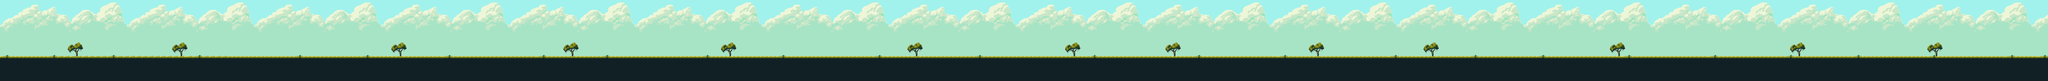

This game map was drawn from its Tiled (.tmx) file and the tilesets committed beside it. A one-line description and the trimmed map source follow:
An orthogonal 1000x40 tile map with 16x16 px tiles, 3 tile layers (layer2, layer, layer3) and 1 object (main).

<map version="1.2" tiledversion="1.3.1" orientation="orthogonal" renderorder="left-down" compressionlevel="0" width="1000" height="40" tilewidth="16" tileheight="16" infinite="0" nextlayerid="5" nextobjectid="20">
 <tileset firstgid="1" name="tileSetDantuin" tilewidth="16" tileheight="16" tilecount="15625" columns="125">
  <image source="maps/tileSetDantuin.png" width="2000" height="2000" />
 </tileset>
 <layer id="2" name="layer2" width="1000" height="40">
  <data>[40000 cells, 14000 non-empty, 57 distinct tile ids]</data>
 </layer>
 <layer id="1" name="layer" width="1000" height="40">
  <data>[40000 cells, 40000 non-empty, 1685 distinct tile ids]</data>
 </layer>
 <layer id="3" name="layer3" width="1000" height="40">
  <data>[40000 cells, 728 non-empty, 56 distinct tile ids]</data>
 </layer>
 <objectgroup id="4" name="ground">
  <object id="19" name="ground" type="main" x="0.666667" y="448" width="16002.4" height="39.8788" />
 </objectgroup>
</map>
